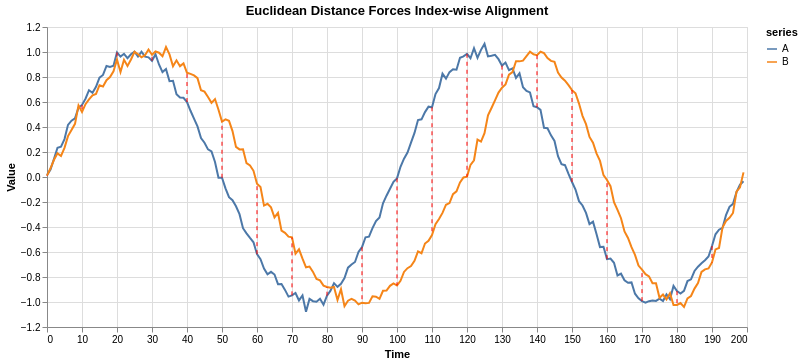

Notebook code for this chart:
### Code cell
chart = (lines + rules).properties(
    width=700,
    height=300,
    title="Euclidean Distance Forces Index-wise Alignment",
)
chart

### Figure 1 — Vega-Lite specification as saved in the notebook (floating-point values rounded to 4 significant figures; data arrays with more than 128 entries replaced by an {"elided": "..."} marker saying what was removed)
{"config": {"view": {"continuousWidth": 300, "continuousHeight": 300}}, "layer": [{"data": {"name": "data-69a456b76cfee6fc7d93dec129301df5"}, "mark": {"type": "line", "strokeWidth": 2}, "encoding": {"color": {"field": "series", "type": "nominal"}, "x": {"field": "x", "title": "Time", "type": "quantitative"}, "y": {"field": "y", "title": "Value", "type": "quantitative"}}, "title": "Two Similar Time Series with Temporal Warping"}, {"data": {"name": "data-568875c97a5fdbdbfdb69cbb1ca77dda"}, "mark": {"type": "rule", "color": "red", "strokeDash": [4, 4]}, "encoding": {"x": {"field": "x", "type": "quantitative"}, "y": {"field": "y1", "type": "quantitative"}, "y2": {"field": "y2"}}}], "height": 300, "title": "Euclidean Distance Forces Index-wise Alignment", "width": 700, "$schema": "https://vega.github.io/schema/vega-lite/v6.4.1.json", "datasets": {"data-69a456b76cfee6fc7d93dec129301df5": {"elided": "400 records"}, "data-568875c97a5fdbdbfdb69cbb1ca77dda": [{"x": 0, "y1": 0.0149, "y2": 0.01073}, {"x": 10, "y1": 0.5764, "y2": 0.5209}, {"x": 20, "y1": 0.997, "y2": 0.9398}, {"x": 30, "y1": 0.93, "y2": 0.978}, {"x": 40, "y1": 0.5997, "y2": 0.8333}, {"x": 50, "y1": -0.006064, "y2": 0.443}, {"x": 60, "y1": -0.6174, "y2": -0.0542}, {"x": 70, "y1": -0.9468, "y2": -0.4832}, {"x": 80, "y1": -0.9495, "y2": -0.8797}, {"x": 90, "y1": -0.5616, "y2": -1.005}, {"x": 100, "y1": -0.01089, "y2": -0.8681}, {"x": 110, "y1": 0.558, "y2": -0.464}, {"x": 120, "y1": 0.9858, "y2": 0.00291}, {"x": 130, "y1": 0.8911, "y2": 0.7137}, {"x": 140, "y1": 0.5583, "y2": 0.9751}, {"x": 150, "y1": -0.03983, "y2": 0.695}, {"x": 160, "y1": -0.6571, "y2": -0.02418}, {"x": 170, "y1": -0.993, "y2": -0.7406}, {"x": 180, "y1": -0.9132, "y2": -1.023}, {"x": 190, "y1": -0.5516, "y2": -0.6832}]}}
